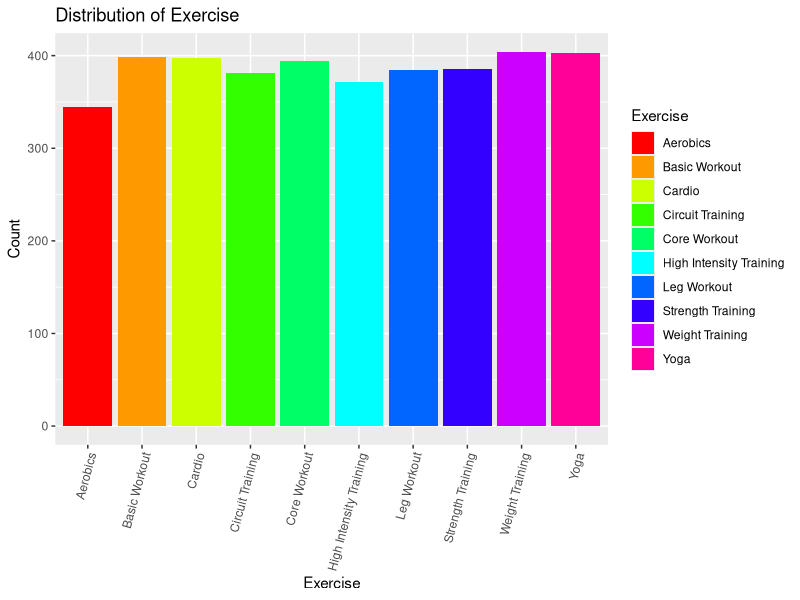
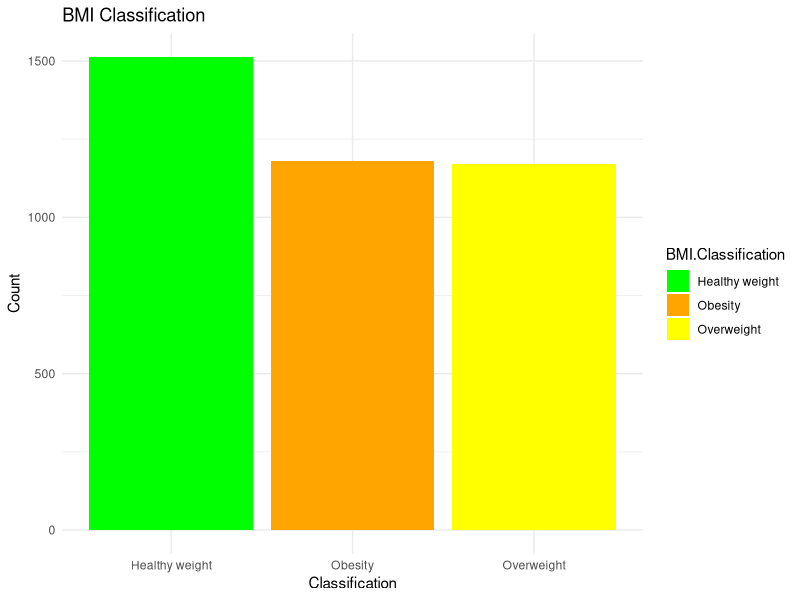
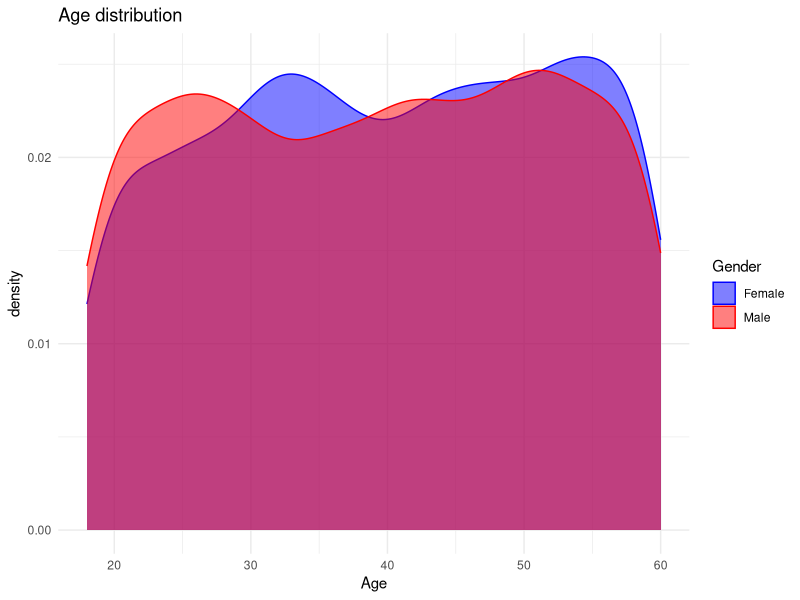
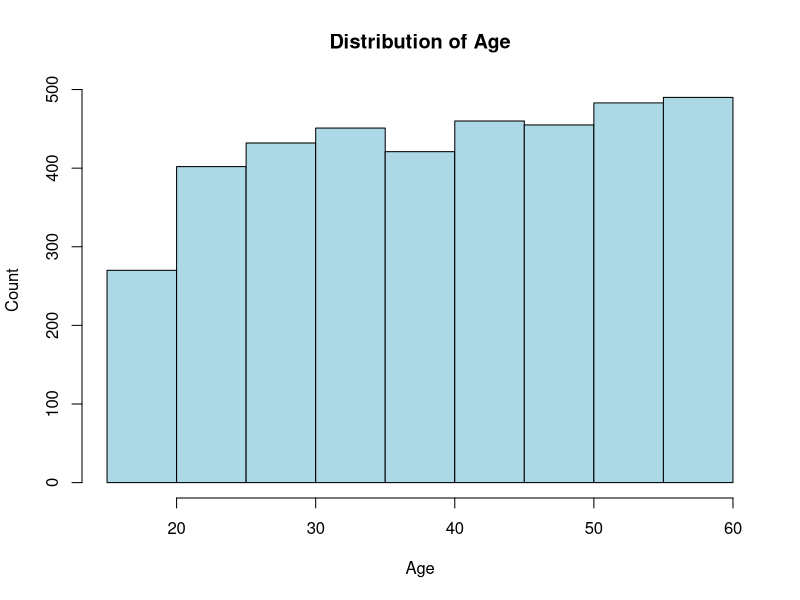
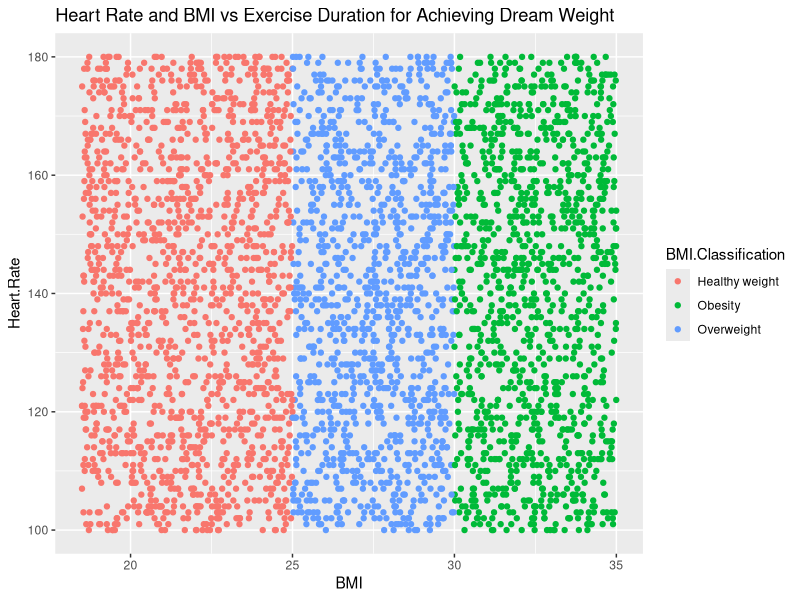
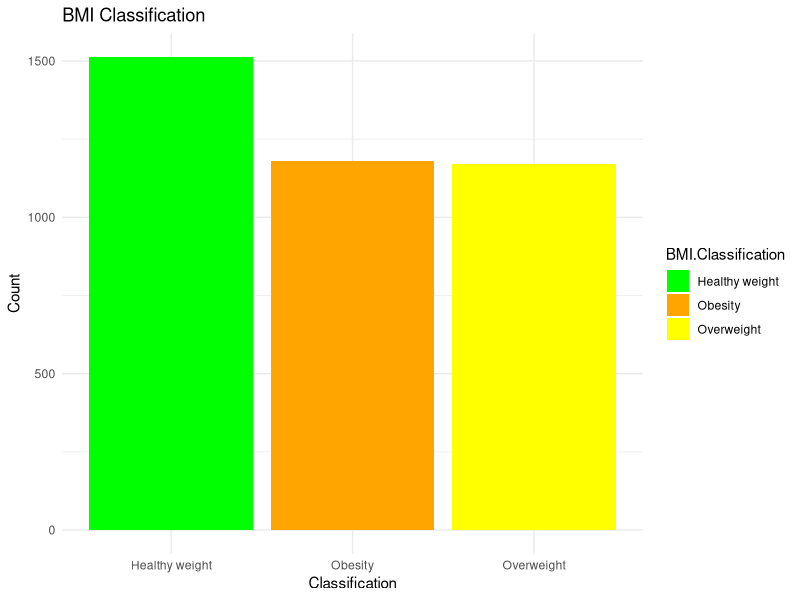
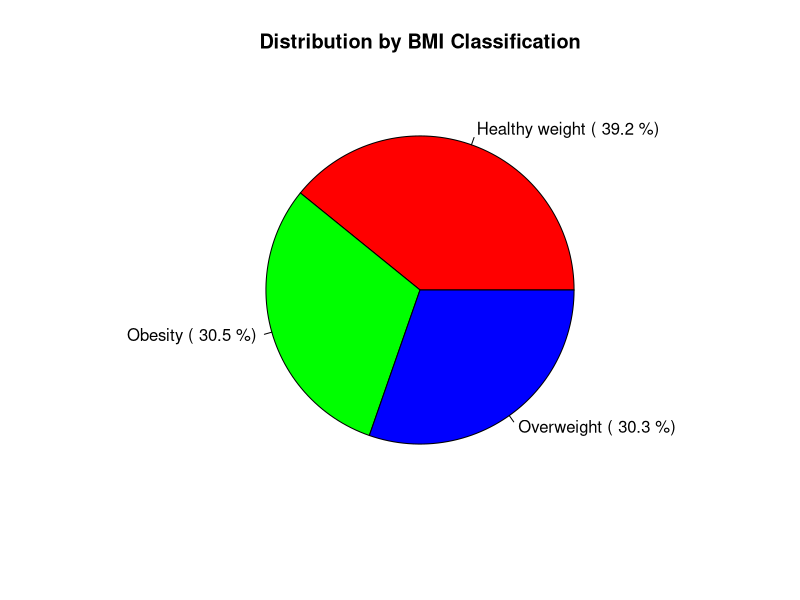
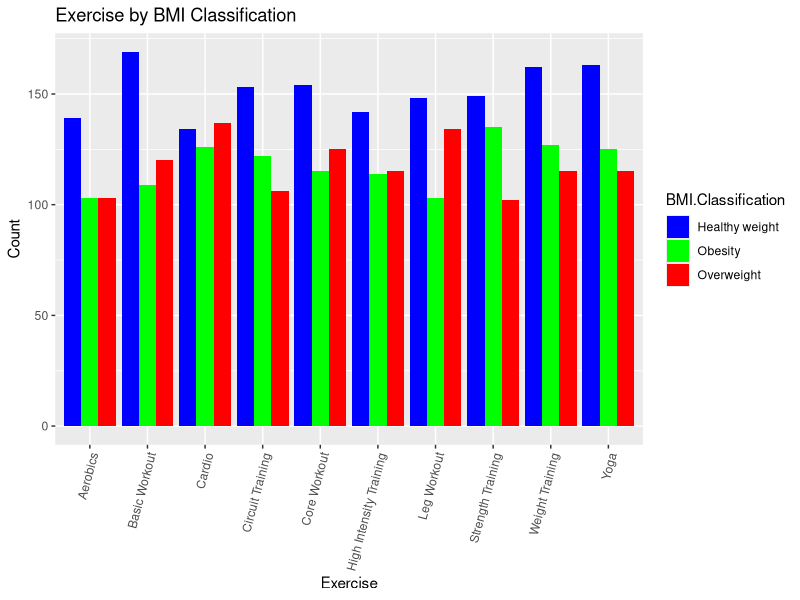

R code for these plots, in order: (Note: this script raises an error after producing the figures.)
## ---- chunk 1
knitr::opts_chunk$set(echo = TRUE)
## ---- chunk 2
#install.packages("ggplot2")
#install.packages("dplyr")
#install.packages("corrplot")

library(ggplot2)
library(dplyr)
library(corrplot)

## ---- chunk 3
#setwd = "C:\\Users\\YASH KATTIMANI\\Downloads"
df = read.csv("newexercise_dataset.csv")
str(df)
## ---- chunk 4
null_values <- sum(is.na(df))
print(null_values)
## ---- chunk 5
#converting exercise from char to factor
df$Exercise <- as.factor(df$Exercise)
df$Gender <- as.factor(df$Gender)
df$Weather.Conditions <- as.factor(df$Weather.Conditions)
## ---- chunk 6
library(ggplot2)
exercise_count <- ggplot(df,aes(x= Exercise,fill = Exercise))+
  geom_bar()+
  labs(title ="Distribution of Exercise", x = "Exercise", y = "Count" )+
  theme(axis.text.x = element_text(angle = 75,hjust = 1))+
  scale_fill_manual(values = rainbow(length(unique(df$Exercise))))
print(exercise_count)
## ---- chunk 7
# Creating a new variable BMI.Classification based on BMI values
df$BMI.Classification <- ifelse(df$BMI < 18.5, "Underweight",
                                ifelse(df$BMI < 25, "Healthy weight",
                                       ifelse(df$BMI < 30, "Overweight", "Obesity")))

head(df)
## ---- chunk 8
bmi_bar_plot <- ggplot(df, aes(x = BMI.Classification, fill = BMI.Classification)) +
  geom_bar() +
  labs(title = "BMI Classification", x = "Classification", y = "Count") +
  scale_fill_manual(values = c(
    "Underweight" = "red",
    "Healthy weight" = "green",
    "Overweight" = "yellow",
    "Obesity" = "orange"
  )) +
  theme_minimal()

print(bmi_bar_plot)
## ---- chunk 9
# Creating a new variable 'Intensity' based on Exercise.Intensity values
df$Intensity <- ifelse(df$Exercise.Intensity < 3, "Low Intensity",
                      ifelse(df$Exercise.Intensity < 6, "Medium Intensity", "High Intensity"))

# View the first few rows of the updated dataframe to verify the new variable
head(df)
## ---- chunk 10
breaks <- c(0, 100, 120, 140, 160, Inf)  # Customizing the breaks requirements
labels <- c("Low", "Moderate", "Elevated", "High", "Very High")

# Use the cut function to categorize Heart Rate into levels
df$HeartRateLevel <- cut(df$Heart.Rate, breaks = breaks, labels = labels, right = FALSE)
## ---- chunk 11
# Create a density plot with KDE
density_plot <- ggplot(df, aes(x = Age, fill = Gender, color = Gender)) +
  geom_density(alpha = 0.5) +
  labs(title = "Age distribution", x = "Age") +
  theme_minimal() +
  scale_fill_manual(values = c("blue", "red")) +
  scale_color_manual(values = c("blue", "red"))

print(density_plot)
## ---- chunk 12
hist(df$Age, main = "Distribution of Age", xlab = "Age", ylab = "Count", col = "lightblue")
## ---- chunk 13
ggplot(df, aes(y=Heart.Rate, x=BMI, color= BMI.Classification)) +
  geom_point() +
  ggtitle("Heart Rate and BMI vs Exercise Duration for Achieving Dream Weight")
## ---- chunk 14
bmi_bar_plot <- ggplot(df, aes(x = BMI.Classification, fill = BMI.Classification)) +
  geom_bar() +
  labs(title = "BMI Classification", x = "Classification", y = "Count") +
  scale_fill_manual(values = c(
    "Underweight" = "red",
    "Healthy weight" = "green",
    "Overweight" = "yellow",
    "Obesity" = "orange"
  )) +
  theme_minimal()

print(bmi_bar_plot)
## ---- chunk 15
# Calculating the distribution of BMI classifications
bmi_class_counts <- table(df$BMI.Classification)

# Calculating the percentages
bmi_class_percentages <- prop.table(bmi_class_counts) * 100

# Create a pie chart
pie(bmi_class_counts, labels = paste(names(bmi_class_counts), "(", round(bmi_class_percentages, 1), "%)"), col = c("red", "green", "blue"))
title("Distribution by BMI Classification")
## ---- chunk 16
countplot <- ggplot(df, aes(x = Exercise, fill = BMI.Classification)) +
  geom_bar(position = "dodge") +
  labs(title = "Exercise by BMI Classification", x = "Exercise", y = "Count") +
  scale_fill_manual(values = c("Underweight" = "yellow","Overweight" = "red", "Obesity" = "green", "Healthy weight" = "blue")) +
  theme(axis.text.x = element_text(angle = 75, hjust = 1))

print(countplot)

## ---- chunk 17
library(dplyr)
# Calculate the count and frequency of BMI classifications by Exercise, Gender
df_summary <- df %>%
  group_by(Exercise, Gender, BMI.Classification) %>%
  summarise(count = n()) %>%
  mutate(frequency = count * 100 / sum(count))

# Create a grouped bar plot
grouped_bar_plot <- ggplot(df_summary, aes(x = Gender, y = frequency, fill = BMI.Classification)) +
  geom_bar(position = "dodge", stat = "identity") +
  scale_fill_manual(values = c("Overweight" = "red", "Obesity" = "green", "Healthy weight" = "blue")) +
  scale_y_continuous(labels = scales::percent_format(scale = 1)) +
  facet_wrap(~Exercise) +
  theme_light() +
  labs(title = "(%) of exercises by gender and BMI Classification", fill = "BMI Classification", x = "", y = "") +
  theme(plot.title = element_text(hjust = 0.5, face = "bold")) +
  theme(legend.position = "top")

# Display the grouped bar plot
print(grouped_bar_plot)
## ---- chunk 18
library(ggplot2)
ggplot(df, aes(x=Age, y=Calories.Burn, color=Exercise.Intensity)) +
  geom_point() +
  ggtitle("Influence of Age on Exercise Intensity and Calorie Burn") +
  xlab("Age") +
  ylab("Calories Burnt") +
  theme(panel.background = element_rect(fill = "white"))

ggplot(df, aes(x=Actual.Weight, y=Calories.Burn, color=Exercise.Intensity)) +
  geom_point() +
  ggtitle("Influence of Actual Weight on Exercise Intensity and Calorie Burn") +
  xlab("Actual Weight") +
  ylab("Calories Burnt") +
  theme(panel.background = element_rect(fill = "white"))

ggplot(df, aes(x=Duration, y=Calories.Burn, color=Exercise.Intensity)) +
  geom_point() +
  ggtitle("Influence of Duration on Exercise Intensity and Calorie Burn") +
  xlab("Duration") +
  ylab("Calories Burnt") +
  theme(panel.background = element_rect(fill = "white"))

## ---- chunk 19
exercise_calories <- ggplot(df, aes(x = Intensity, y = Calories.Burn)) +
  geom_histogram(stat = 'identity', fill = 'blue', color = 'grey') +
  labs(title = 'Exercise Intensity vs Calories Burn', x = 'Intensity', y = 'Calories Burn') +
  theme_minimal()

print(exercise_calories)
## ---- chunk 20
library(ggplot2)

# Calculating efficiency
df <- transform(df, Efficiency = Calories.Burn / Duration)

# Sorting the data frame by efficiency in descending order
df <- df[order(-df$Efficiency), ]

# Defining a custom color palette
my_colors <- c("Aerobics" = "blue", "Strength Training" = "green", "High Intensity Training" = "yellow","Weight Training" = "orange", "Yoga" = "red", "Basic Workout" = "purple", "Cardio" = "pink","Leg Workout" = "brown", "Circuit Training" = "gray", "Core Workout" = "cyan")

# Creating a bar plot
efficiency_plot <- ggplot(df, aes(x = Efficiency, y = reorder(Exercise, -Efficiency))) +
  geom_bar(stat = "identity", aes(fill = Exercise)) +
  scale_fill_manual(values = my_colors) +
  labs(title = "Exercise Efficiency", x = "Efficiency", y = "Exercise") +
  theme_minimal()


print(efficiency_plot)
## ---- chunk 21
# Calculate the count and frequency of exercises by Exercise, Gender, and Intensity
df_summary <- df %>%
  group_by(Exercise, Gender, Intensity) %>%
  summarise(count = n(), .groups = "drop") %>%
  mutate(frequency = count * 100 / sum(count))

# Create a grouped bar plot
grouped_bar_plot <- ggplot(df_summary, aes(x = Gender, y = frequency, fill = Intensity)) +
  geom_bar(position = "dodge", stat = "identity") +
  scale_fill_manual(values = c("red", "green", "blue", "purple", "orange", "pink", "yellow")) +
  scale_y_continuous(labels = scales::percent_format(scale = 1)) +
  facet_wrap(~Exercise) +
  theme_light() +
  labs(title = "(%) of exercises by gender and intensity", fill = "Intensity", x = "", y = "") +
  theme(plot.title = element_text(hjust = 0.5, face = "bold")) +
  theme(legend.position = "top")

# Display the grouped bar plot
print(grouped_bar_plot)
## ---- chunk 22
ggplot(df, aes(y=Exercise, fill=Weather.Conditions)) +
  geom_bar() +
  ggtitle("Exercises by Weather Conditions")

## ---- chunk 23
# Calculate the count and frequency of exercises by Exercise, Gender, and Weather Conditions
df_summary <- df %>%
  group_by(Exercise, Gender, Weather.Conditions) %>%
  summarise(count = n(), .groups = "drop") %>%
  mutate(frequency = count * 100 / sum(count))

# Create a grouped bar plot
grouped_bar_plot <- ggplot(df_summary, aes(x = Gender, y = frequency, fill = Weather.Conditions)) +
  geom_bar(position = "dodge", stat = "identity") +
  scale_fill_manual(values = c("red", "green", "blue", "purple", "orange", "pink", "yellow", "cyan", "magenta", "lime")) +
  scale_y_continuous(labels = scales::percent_format(scale = 1)) +
  facet_wrap(~Exercise) +
  theme_light() +
  labs(title = "(%) of exercises by gender and weather", fill = "Weather", x = "", y = "") +
  theme(plot.title = element_text(hjust = 0.5, face = "bold")) +
  theme(legend.position = "top")

# Display the grouped bar plot
print(grouped_bar_plot)
## ---- chunk 24

# Create a big grid of scatter plots with facets for Exercise and Weather Conditions
scatter_grid <- ggplot(df, aes(x = Duration, y = `Exercise.Intensity`)) +
  geom_point() +
  geom_smooth(method = "lm", se = TRUE) +  # Add a line of best fit
  facet_grid(Exercise ~ `Weather.Conditions`) +
  labs(title = "Relationship between weather and exercise", x = "Duration", y = "Exercise Intensity") +
  theme_minimal()+
  theme(axis.text.y = element_blank())

# Display the big grid of plots
print(scatter_grid)

## ---- chunk 25
ggplot(df, aes(y=Exercise, fill=Gender)) +
  geom_bar(position="dodge") +
  ggtitle("Exercise Variety by Gender")
## ---- chunk 26
# Boxplot of BMI by Exercise Type and Gender
ggplot(df, aes(y=Exercise, x=BMI, fill=Gender)) +
  geom_boxplot() +
  ggtitle("Boxplot of BMI by Exercise Type and Gender") +
  theme(panel.background = element_rect(fill = "white"),
        plot.background = element_rect(fill = "white"))+
        scale_fill_viridis(discrete=TRUE)

## ---- chunk 27
ggplot(df, aes(y=factor(Duration), fill=Exercise)) +
  geom_bar() +
  ggtitle("Exercise Preferences by Duration")

## ---- chunk 28
# Create a new variable for the difference between Actual and Dream Weight
df$Weight.Diff = abs(df$Actual.Weight - df$Dream.Weight)
df$Weight.Diff.Bin = cut(df$Weight.Diff, breaks = c(0, 5, 10, 15, Inf), labels = c("0-5", "6-10", "11-15", "15+"))

# Create the scatter plot
ggplot(df, aes(x=Actual.Weight, y=Dream.Weight, color=Weight.Diff.Bin)) +
  geom_point() +
  scale_color_manual(values = c("0-5" = "blue", "6-10" = "green", "11-15" = "yellow", "15+" = "red")) +
  ggtitle("Actual Weight vs Dream Weight")
## ---- chunk 29
# One-Way ANOVA
anova_result <- aov(Calories.Burn ~ BMI.Classification, data = df)
summary(anova_result)

## ---- chunk 30
# Directly display the ANOVA summary to check p-value
anova_summary <- summary(anova_result)
print(anova_summary)

# Tukey HSD Test for Post-Hoc Analysis
posthoc <- TukeyHSD(anova_result)
print(posthoc)
## ---- chunk 31
# Load ggplot2 package
library(ggplot2)


# Create a Colorful Boxplot
ggplot(df, aes(x=BMI.Classification, y=Calories.Burn, fill=BMI.Classification)) +
  geom_boxplot() +
  scale_fill_brewer(palette="Set1") +
  theme_minimal() +
  ggtitle("Boxplot of 'Calories Burn' by 'BMI Classification'") +
  xlab("BMI Classification") +
  ylab("Calories Burn")


ggplot(df, aes(x=BMI.Classification, y=Calories.Burn, fill=BMI.Classification)) +
  geom_violin() +
  scale_fill_brewer(palette="Set3") +
  theme_minimal() +
  ggtitle("Violinplot of 'Calories Burn' by 'BMI Classification'") +
  xlab("BMI Classification") +
  ylab("Calories Burn")



ggplot(df, aes(x=BMI.Classification, y=Calories.Burn)) +
  geom_boxplot(aes(fill=BMI.Classification), alpha=0.5) +
  geom_jitter(aes(color=BMI.Classification), width=0.2) + 
  ggtitle("Boxplot and Swarmplot of 'Calories Burn' by 'BMI Classification'") +
  xlab("BMI Classification") +
  ylab("Calories Burn")

